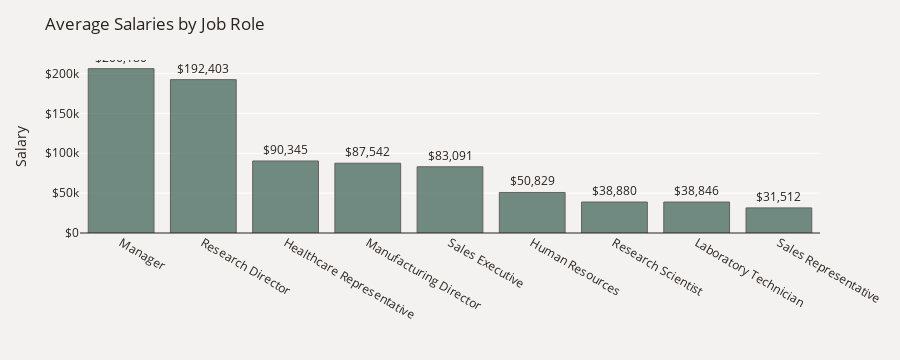

Here is the notebook cell this chart was saved with:
### Markdown cell above
In comparison to current employees, former employees had lower median salaries across all three departments. In Human Resources, women tend to have higher median salaries than men.

### Code cell
plot_df = df.groupby('JobRole')['MonthlyIncome'].mean()
plot_df = plot_df.mul(12).rename('Salary').reset_index().sort_values('Salary', ascending=False)
fig = px.bar(plot_df, x='JobRole', y='Salary', text='Salary', opacity=0.7)
fig.update_traces(texttemplate='$%{text:,.0f}', textposition='outside',
                  marker_line=dict(width=1, color='#28221D'), marker_color='#3A5F53')
fig.update_yaxes(zeroline=True, zerolinewidth=1, zerolinecolor='#28221D')
fig.update_layout(title_text='Average Salaries by Job Role', font_color='#28221D',
                  yaxis=dict(title='Salary',tickprefix='$'), height=450,
                  xaxis_title='', paper_bgcolor='#F4F2F0', plot_bgcolor='#F4F2F0')
fig.show()

### Figure 1 — Plotly figure (JSON) as saved in the notebook; plotly's stock layout.template omitted (floating-point values rounded to 4 significant figures)
{"data": [{"alignmentgroup": "True", "hovertemplate": "JobRole=%{x}<br>Salary=%{text}<extra></extra>", "legendgroup": "", "marker": {"color": "#3A5F53", "line": {"color": "#28221D", "width": 1}, "opacity": 0.7, "pattern": {"shape": ""}}, "name": "", "offsetgroup": "", "orientation": "v", "showlegend": false, "text": [206200.0, 192400.0, 90350.0, 87540.0, 83090.0, 50829, 38880.0, 38850.0, 31512], "textposition": "outside", "texttemplate": "$%{text:,.0f}", "type": "bar", "x": ["Manager", "Research Director", "Healthcare Representative", "Manufacturing Director", "Sales Executive", "Human Resources", "Research Scientist", "Laboratory Technician", "Sales Representative"], "xaxis": "x", "y": [206200.0, 192400.0, 90350.0, 87540.0, 83090.0, 50829, 38880.0, 38850.0, 31512], "yaxis": "y"}], "layout": {"autosize": true, "barmode": "relative", "font": {"color": "#28221D"}, "height": 360, "legend": {"tracegroupgap": 0}, "margin": {"t": 60}, "paper_bgcolor": "#F4F2F0", "plot_bgcolor": "#F4F2F0", "title": {"text": "Average Salaries by Job Role"}, "xaxis": {"anchor": "y", "autorange": true, "domain": [0, 1], "range": [-0.5, 8.5], "title": {"text": ""}, "type": "category"}, "yaxis": {"anchor": "x", "autorange": true, "domain": [0, 1], "range": [0, 217000.0], "tickprefix": "$", "title": {"text": "Salary"}, "type": "linear", "zeroline": true, "zerolinecolor": "#28221D", "zerolinewidth": 1}}}
